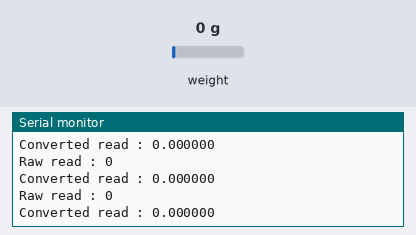
A sketch run on a simulated Arduino Uno, built with avr-gcc and run on an emulated ATmega328P. Shown: the last lines printed to the serial monitor. The test bench sets the inputs (shaded band); at power-on: weight on the scale 0 g.

Above: at 1.3 s.
1.4 s: weight on the scale set to 100 g
At 1.62 s:
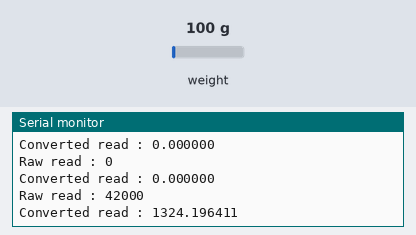
2.9 s: weight on the scale set to 1250 g
At 3.13 s:
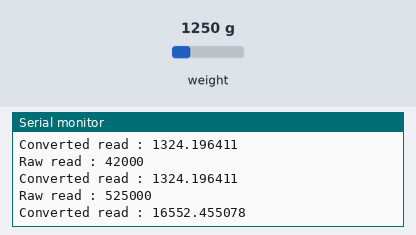
Timing chart, 0 to 5.9 s (numbered marks = the images above; inputs shaded):
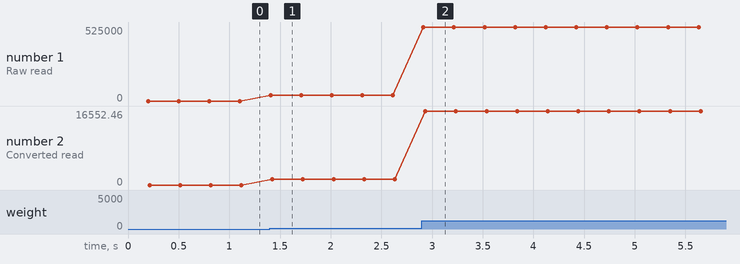

Measured:
- after the input at 1.4 s, the serial monitor: prints a new line at once (image 1)
- after the input at 2.9 s, the serial monitor: prints a new line at once (image 2)
- plotted number 1: 0 → 42000 after the input at 1.4 s, 42000 → 525000 after the input at 2.9 s
- plotted number 2: 0 → 1324.2 after the input at 1.4 s, 1324.2 → 16552.46 after the input at 2.9 s

The sketch:

005-LoadCell.ino
```cpp
// (licence header left out)
#include "HX711.h"


// HX711 circuit wiring
const int LOADCELL_DOUT_PIN = 13;
const int LOADCELL_SCK_PIN = 4;

float divider = 31.71735f ;


HX711 scale;

void setup() {
  Serial.begin(9600);
  Serial.println("HX711 Demo");

  Serial.println("Initializing the scale");
  scale.begin(LOADCELL_DOUT_PIN, LOADCELL_SCK_PIN);
  Serial.println(scale.read());			// print a raw reading from the ADC

}

void loop() {
  long rawRead = scale.read();
  Serial.print("Raw read : ");
  Serial.println(rawRead);			// print a raw reading from the ADC
  Serial.print("Converted read : ");
  float convRead = rawRead/divider;
  Serial.println(convRead , 6);
  delay(200);

}
```
